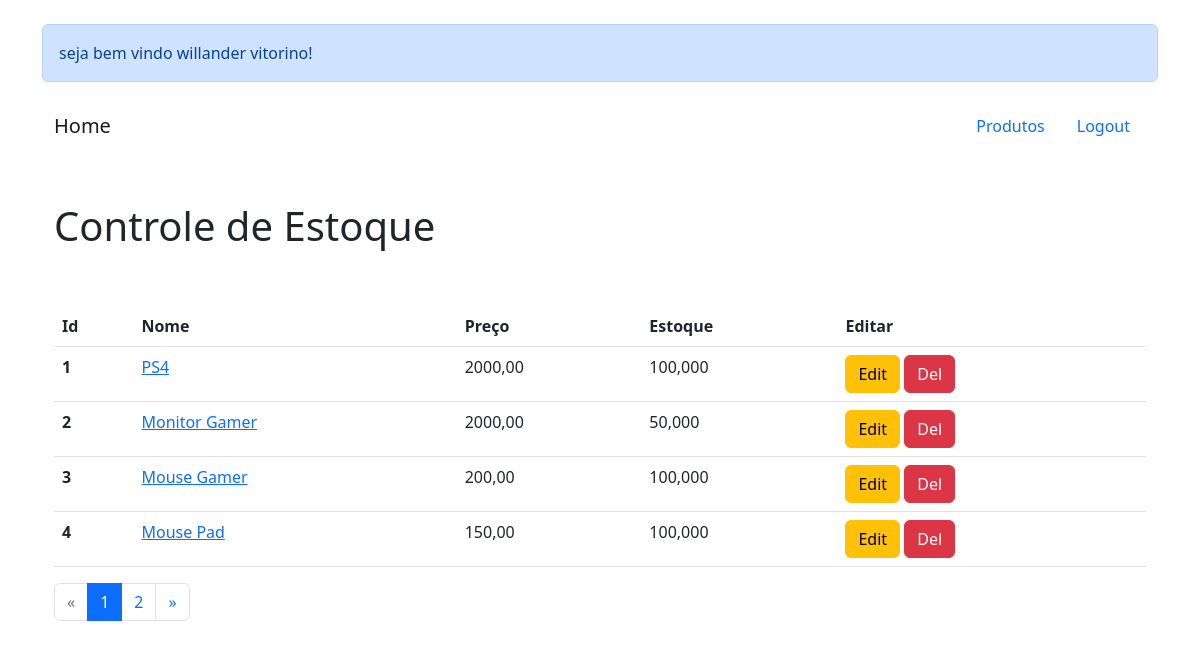
/ (signed in), run on an earlier commit of the app's database.
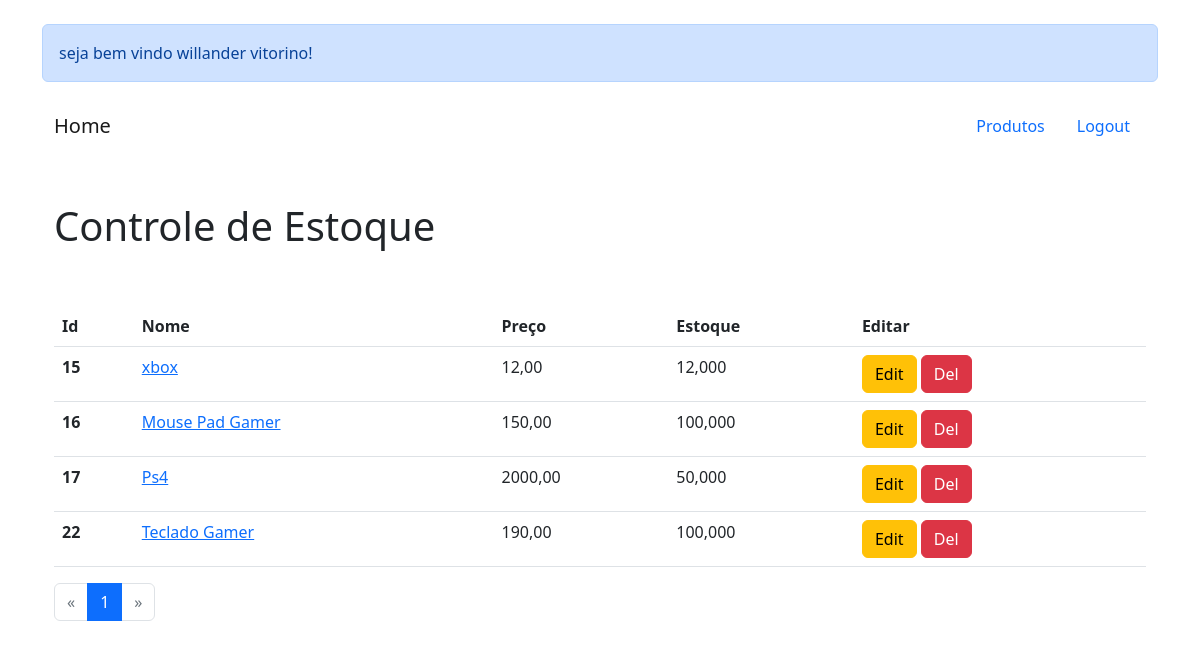
And on a later commit of the database.
### usuarios/models.py (models this page shows, shortened)
class Base(models.Model):
    criado = models.DateField('Data de Criação', auto_now_add=True)
    modificado = models.DateField('Data de Atualização', auto_now_add=True)
    ativo = models.BooleanField('Ativo?', default=True)
    class Meta:
        abstract = True

class Produto(Base):
    nome = models.CharField('Nome', max_length=100)
    preco = models.DecimalField('preço', max_digits=8, decimal_places=2)
    estoque = models.DecimalField('Estoque', max_digits=8, decimal_places=3)
    imagem = StdImageField('imagem', upload_to='produtos',
                           variations={'thumb': (124, 124)})
    slug = models.SlugField('Slug', max_length=100, blank=True, editable=False)

### usuarios/views.py (the view)
# urls.py: path('', IndexView.as_view(), name='index'),
class IndexView(ListView):
    model: Produto
    context_object_name = 'produtos'
    template_name = 'index.html'
    paginate_by = 4
    def get_queryset(self):
        return Produto.objects.all()

### templates/index.html (shortened to what this page needs)
{% extends 'base.html' %}
{% load static %}
{% block content %}
<div class="container">
    {% if user.is_anonymous %}
    <div class="container">
        <div class="row">
            <div onload="login()" class="offset-3 col-lg-6  login" align="center">
                <h1>Controle de Estoque</h1>
                <br>
                <h4>Você não estar logado</h4>
                <br><br>
                <a class="btn btn-primary" href="{% url 'login' %}">Fazer Login</a>
            </div>
        </div>
    </div>
    {% else %}
    <br>
    <div class="alert alert-primary" role="alert">
        seja bem vindo {{ user.get_full_name }}!
    </div>
    <div class="container">
        <nav class="navbar navbar-default">
            <div class="navbar-header">
                <a class="navbar-brand" href="{% url 'index' %}">Home</a>
            </div>
            <div>
                <ul class="nav">
                    <li><a class="nav-item nav-link" href="{% url 'produto' %}">Produtos</a></li>
                    <li><a class="nav-item nav-link" href="{% url 'logout' %}">Logout</a></li>
                </ul>
            </div>
        </nav>
        <br><br>
        <div>
            <h1>Controle de Estoque</h1>
        </div>
        <br><br>
        <table class="table">
            <thead class="thead-light">
                <tr>
                    <th scope="col">Id</th>
                    <th scope="col">Nome</th>
                    <th scope="col">Preço</th>
                    <th scope="col">Estoque</th>
                    <th scope="col">Editar</th>
                </tr>
            </thead>
            <tbody>
                {% for i in produtos %}
                <tr>
                    <th scope="row">{{i.id}}</th>
                    <td><a href="#modal{{i.id}}" data-toggle="modal">{{i.nome}}</a></td>
                    <td>{{i.preco}}</td>
                    <td>{{i.estoque}}</td>
                    <td>
                        <a class="btn btn-warning" data-toggle="modal" href="{% url 'upd_produto' i.id %}">Edit</a>
                        <a data-toggle="modal" class="btn btn-danger" href="{% url 'del_produto' pk=i.id %}">Del</a>
                    </td>
                </tr>
                {%endfor%}
            </tbody>
        </table>
        <nav aria-label="navegacao-paginacao">
            <ul class="pagination">
                {% if page_obj.has_previous %}
                <li class="page-item"><a class="page-link" href="?page={{ page_obj.previous_page_number}}">&laquo;</a>
                </li>
                {% else %}
                <li class="page-item disabled"><a class="page-link" href="#">&laquo;</a></li>
                {% endif %}
                {% for num in paginator.page_range %}
                {% if page_obj.number == num %}
                <li class="page-item active"><a class="page-link" href="#">{{num}}</a></li>
                {% else %}
                <li class="page-item"><a class="page-link" href="?page={{num}}">{{num}}</a></li>
                {% endif %}
                {% endfor %}
                {% if page_obj.has_next %}
                <li class="page-item"><a class="page-link" href="?page={{page_obj.next_page_number}}">&raquo;</a></li>
                {% else %}
                <li class="page-item disabled"><a class="page-link" href="#">&raquo;</a></li>
                {% endif %}
            </ul>
        </nav>
    </div>
    {% endif %}
</div>
{% endblock %}

What changed in the data, as far as the page shows it:
removed Produto: id "1", nome "PS4", preco "2000,00", estoque "100,000"
removed Produto: id "2", nome "Monitor Gamer", preco "2000,00", estoque "50,000"
removed Produto: id "3", nome "Mouse Gamer", preco "200,00", estoque "100,000"
removed Produto: id "4", nome "Mouse Pad", preco "150,00", estoque "100,000"
added Produto: id "15", nome "xbox", preco "12,00", estoque "12,000"
added Produto: id "16", nome "Mouse Pad Gamer", preco "150,00", estoque "100,000"
added Produto: id "17", nome "Ps4", preco "2000,00", estoque "50,000"
added Produto: id "22", nome "Teclado Gamer", preco "190,00", estoque "100,000"
Also different on the page:
list line gone: "2"
